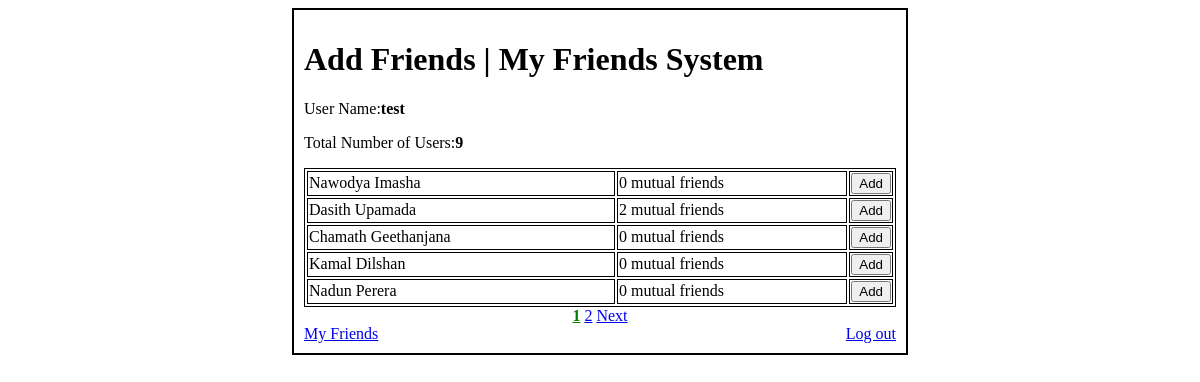
Screenshot of /add-friends-view.php (signed in) with the database file from the repository.
### tables this page shows
CREATE TABLE `user` (
  `id` int(11) NOT NULL AUTO_INCREMENT,
  `name` varchar(255) DEFAULT NULL,
  `email` varchar(255) DEFAULT NULL,
  `password` varchar(32) DEFAULT NULL,
  PRIMARY KEY (`id`)
);

### add-friends-view.php (the view, shortened to what this page needs)
<?php
require("db.php");
$page = isset($_GET['page']) ? $_GET['page'] : 1;
$limit = 5;
$start = ($page - 1) * $limit;
function count_mutual_friends($conn, $user_friends_str, $id)
{
    $sql = "SELECT COUNT(id) AS count from user_friend WHERE id IN ({$user_friends_str}) AND uid = {$id}";
    return $conn->query($sql)->fetch_array()['count'];
}
?>
<!doctype html>
<html lang="en">
<head>
    <link rel="stylesheet" href="style/main.css">
</head>
<body>
<div class="container border-dark">
    <h1>Add Friends | My Friends System</h1>
    <?php
    $uid = $_SESSION['uid'];
    $not_in_ids = array($uid);
    $sql = "SELECT DISTINCT id FROM user_friend WHERE uid = {$uid}";
    $res = $conn->query($sql);
    if ($res->num_rows) {
        while ($r = $res->fetch_array()) {
            $not_in_ids[] = $r['id'];
        }
    };
    $not_in_ids_str = $str = implode(", ", $not_in_ids);
    $sql = "SELECT COUNT(id) AS count FROM user WHERE id NOT IN ({$not_in_ids_str})";
    $res = $conn->query($sql);
    $count = $res->fetch_array()['count'];
    $num_pages = ceil($count / $limit);
    $sql = "SELECT id,name FROM user WHERE id NOT IN ({$not_in_ids_str}) LIMIT {$start},{$limit}";
    $res = $conn->query($sql);
    ?>
    <p>User Name:<b><?= $_SESSION['name'] ?></b></p>
    <p>Total Number of Users:<b><?= $count ?></b></p>
    <table class="table">
        <?php
        if ($res->num_rows) {
            while ($r = $res->fetch_array()) {
                $mutual_friends = count_mutual_friends($conn, $not_in_ids_str, $r['id']);
                echo "
                       <tr>
                           <td>{$r['name']}</td>
                           <td>{$mutual_friends} mutual friends</td>
                           <td width='30'>
                                <form action='add-friends-view.php'method='post'>
                                    <input type='hidden' name='id' value='{$r['id']}'>
                                    <button type='submit' name='submit'>Add</button>
                                </form>
                            </td>
                        </tr>
                ";
            }
        }
        ?>
    </table>
    <div class="pagination">
        <?php for ($i = 1; $i <= $num_pages; $i++): ?>
            <?php if ($page == $i): ?>
                <a href="<?= $_SERVER['PHP_SELF'] . "?page=" . ($i) ?>" class="active"><?= $i ?></a>
            <?php else: ?>
                <a href="<?= $_SERVER['PHP_SELF'] . "?page=" . ($i) ?>"><?= $i ?></a>
            <?php endif; ?>
        <?php endfor; ?>
        <?php if ($page != $num_pages): ?>
            <a href="<?= $_SERVER['PHP_SELF'] . "?page=" . ($page + 1) ?>">Next</a>
        <?php endif; ?>
    </div>
    <a href="friends-view.php">My Friends</a>
    <a href="logout.php" style="float: right">Log out</a>
</div>
</body>
</html>

### style/main.css (style rules this page uses)
.container { margin: auto; width: 50%; padding: 10px; }
.border-dark { border: 2px solid black; }
.table { width: 100%; border: solid black 1px; }
.table td { border: solid black 1px; }
.active { color: green; font-weight: bold; }
.pagination { text-align: center; }

### rows the page displays
user: name "Nawodya Imasha", mutual_friends "0"
user: name "Dasith Upamada", mutual_friends "2"
user: name "Chamath Geethanjana", mutual_friends "0"
user: name "Kamal Dilshan", mutual_friends "0"
user: name "Nadun Perera", mutual_friends "0"

### other values shown
$_SESSION['name'] "test"
$count "9"
